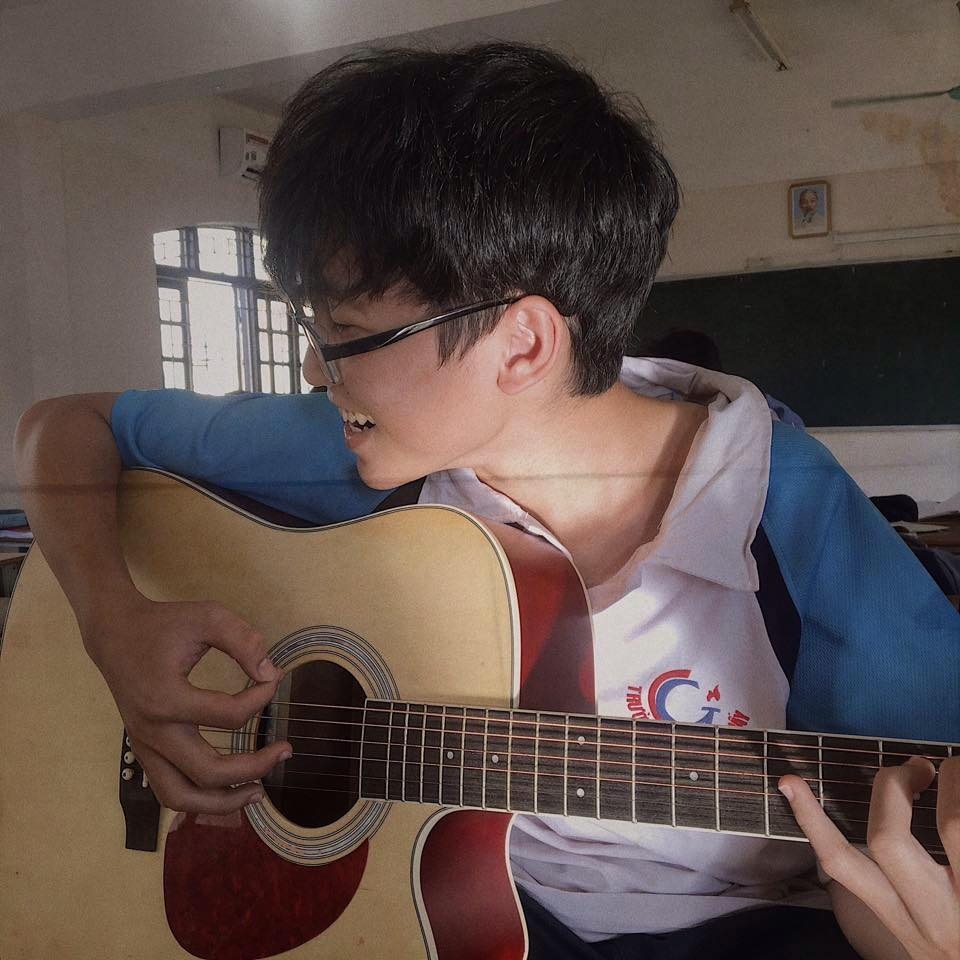
#> input picture input_image.jpg, 960 x 960 px
$ python IPR_Assignment.py
#> lines starting #> are read from the running program, lines starting #| are printed output that depends on the picture
import cv2

def resize_image(image, width, height):
    resized_image = cv2.resize(image, (width, height))
    return resized_image

def binary_threshold(image, threshold_value):
    gray_image = cv2.cvtColor(image, cv2.COLOR_BGR2GRAY)
    _, binary_image = cv2.threshold(gray_image, threshold_value, 255, cv2.THRESH_BINARY)
    return binary_image

def main():
    # Ask user for input image path
    input_image_path = input("Enter the input image path: ")
#> the answer given: input_image.jpg

    # Read input image
    input_image = cv2.imread(input_image_path)
#> input_image is the input picture: shape (960, 960, 3); mean B, G, R 74.9, 79.2, 94.3

    # Ask user for desired width and height
    width = int(input("Enter the desired width for resizing: "))
#> the answer given: 100
    height = int(input("Enter the desired height for resizing: "))
#> the answer given: 100

    # Apply binary thresholding
    threshold_str = input("Enter the threshold value for binary thresholding (press Enter to skip): ")

    if threshold_str:  # If user entered a threshold value
        threshold_value = int(threshold_str)
        # Resize image
        resized_image = resize_image(input_image, width, height)
        # Apply binary thresholding
        thresholded_image = binary_threshold(resized_image, threshold_value)
        # Display output image
        cv2.imshow("Thresholded Image", thresholded_image)
        cv2.waitKey(0)
        cv2.destroyAllWindows()
    else:  # If user didn't enter a threshold value
        # Resize image only
        resized_image = resize_image(input_image, width, height)
#> in resize_image, `resized_image = cv2.resize(image, (width, height))`:
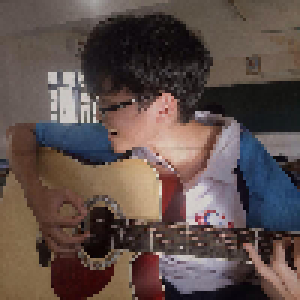
#> resized_image: shape (100, 100, 3) (shown 3 times larger); mean B, G, R 74.7, 78.9, 94
        # Display output image
        cv2.imshow("Resized Image", resized_image)
        cv2.waitKey(0)
        cv2.destroyAllWindows()

if __name__ == "__main__":
    main()
